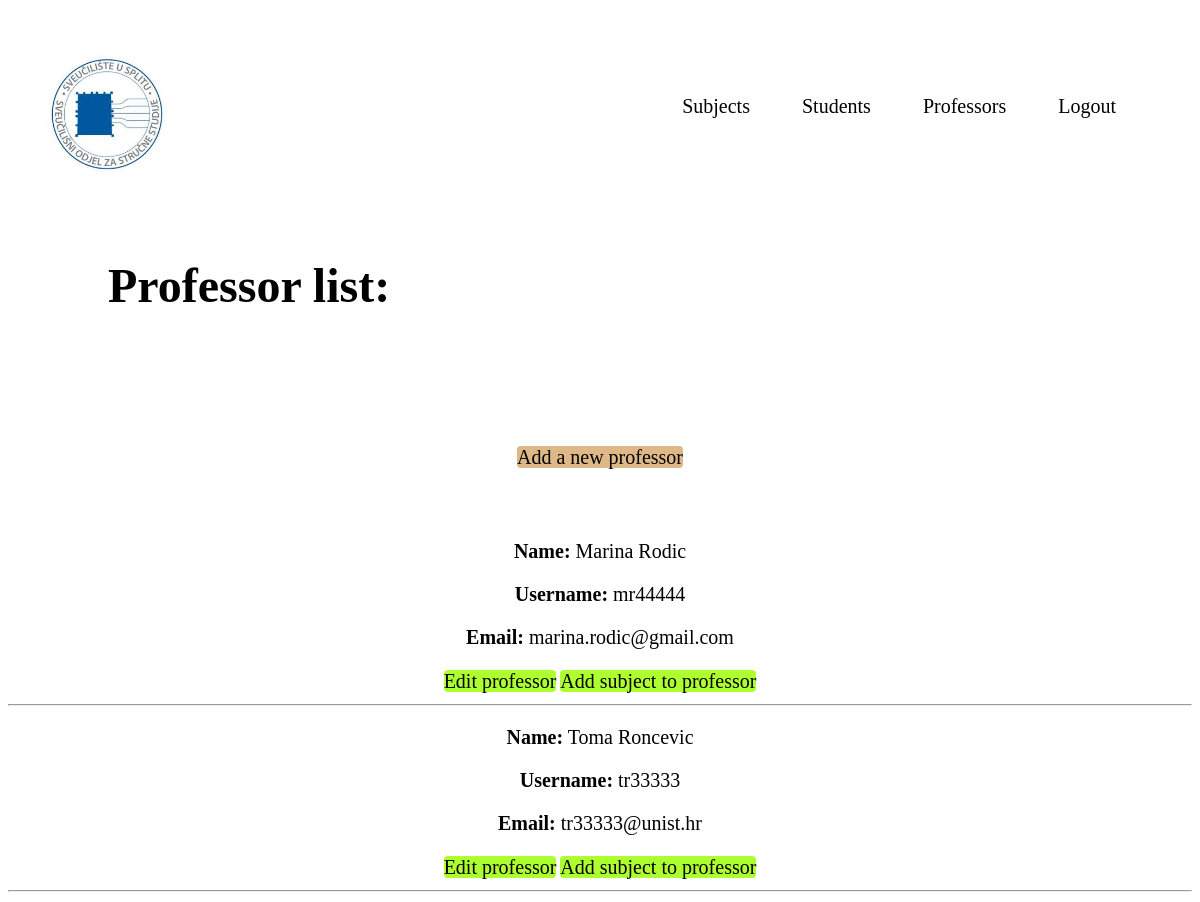
Screenshot of /professors/ (signed in) with the database file from the repository.
### app/models.py (models this page shows, shortened)
class Korisnik(AbstractUser):
    ROLES = (('prof', 'profesor'), ('stu', 'student'))
    STATUS = (('none', 'None'), ('izv', 'izvanredni student'), ('red', 'redovni student'))
    role = models.CharField(max_length=50, choices=ROLES)
    status = models.CharField(max_length=50, choices=STATUS)

### app/decorators.py (the view)
        def wrap(request, *args, **kwargs):
            if request.user.role in allowed_roles:
                return view_func(request, *args, **kwargs)
            else:
                raise PermissionDenied

### app/views.py (called while the page is built)
@login_required
@role_required(allowed_roles=[''])
def professors(request):
    professors = Korisnik.objects.filter(role="prof")
    return render(request, 'professors.html', {'professors':professors})

### app/templates/professors.html (shortened to what this page needs)
{% extends 'base.html' %}
{% block body %}
<div class="professors__title">
    <h1>Professor list:</h1>
</div>
<div class="professors__error">
</div>
<div class="professors">
    <div class="professors__add_new_professor">
        <a href="add_new_professor/">Add a new professor</a>
    </div>
    {% for professor in professors %}
        <p><b>Name:</b> {{professor.first_name}} {{professor.last_name}}</p>
        <p><b>Username:</b> {{professor.username}}</p>
        <p><b>Email:</b> {{professor.email}}</p>
        <div class="professors__buttons">
            <a href="edit/{{professor.id}}">Edit professor</a>
            <a href="view_subject_professor/{{professor.id}}">Add subject to professor</a>
        </div>
        <hr>
    {% endfor %}
</div>
{% endblock %}

### app/static/styles.css (style rules this page uses)
.professors { font-size: 20px; text-align: center; }
.professors__title { font-size: 24px; padding-left: 100px; padding-bottom: 50px; }
.professors__add_new_professor a { color: black; text-decoration: none; line-height: 25px; border-radius: 4px; background-color: burlywood; }
.professors__error { color: green; font-weight: bold; font-size: 24px; text-align: center; padding-bottom: 50px; }
.professors__add_new_professor { padding-bottom: 50px; }
.professors__buttons a { color: black; text-decoration: none; line-height: 25px; border-radius: 4px; background-color: greenyellow; }

### rows the page displays
Korisnik: first_name "Marina", last_name "Rodic", username "mr44444", email "marina.rodic@gmail.com"
Korisnik: first_name "Toma", last_name "Roncevic", username "tr33333", email "tr33333@unist.hr"
